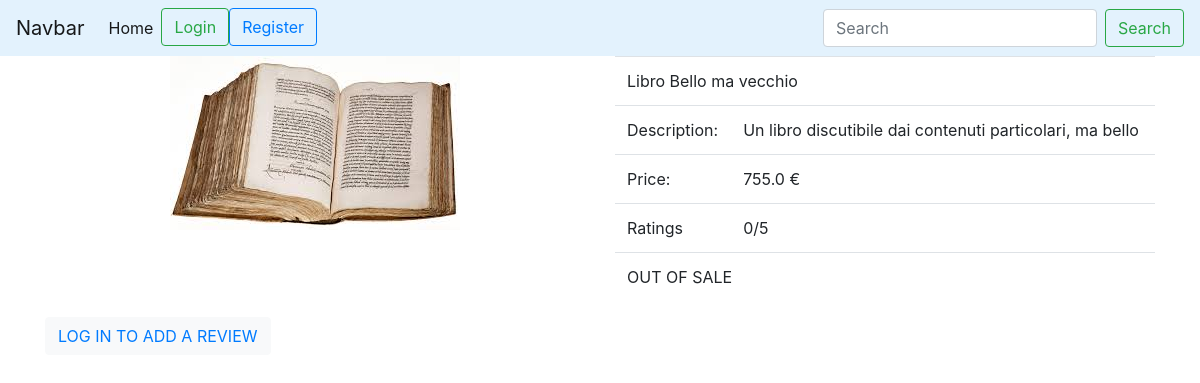
The app's page /product/management/1/detail, older data.
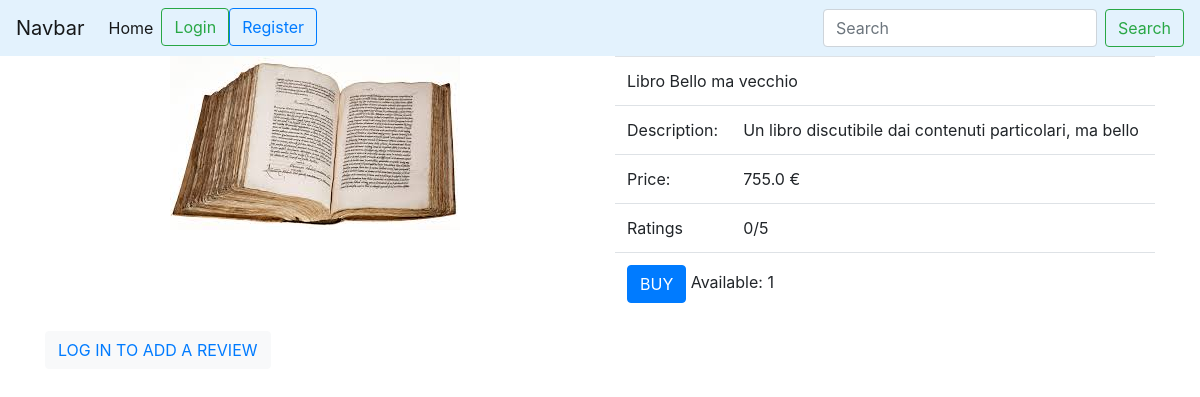
The same page, newer data.
### product_management/models.py (models this page shows)
class Product(models.Model):
    id = models.AutoField(primary_key=True)
    name = models.CharField(max_length=50)
    image = models.ImageField(upload_to='product_images/')
    price = models.FloatField(validators=[MinValueValidator(0.0001)])
    description = models.TextField(max_length=500)
    quantity = models.PositiveIntegerField(default=1)
    shipment = models.FloatField(default=0, validators=[MinValueValidator(0)])
    producer = models.ForeignKey(CustomUser, on_delete=models.CASCADE)
    category = models.ForeignKey(MyCategory,on_delete=models.PROTECT)

### product_management/views.py (the view)
# urls.py: path('management/<int:pk>/detail', views.ProductDetail.as_view(), name='product_detail'),
class ProductDetail(DetailView):
    model = Product
    template_name = 'product_setting/detail.html'
    def get_queryset(self, *args, **kwargs):
        return Product.objects.filter(id=self.kwargs['pk'])

### product_management/templates/product_setting/detail.html (shortened to what this page needs)
{% extends 'base.html' %}
{% load static %}
{% block content %}
    <div class="container">
    <div class="row">
        <div class="col">
            <div class="text-center">
             <img src="{{ product.image.url }}"  class="img-fluid" alt="user profile image" height="240">
            </div>
        </div>
        <div class="col">
                <table class="table table-unbordered">
                    <tr>
                        <td colspan="2"><bold> {{ product.name }}</bold> </td>
                    </tr>
                    <tr>
                        <td>Description: </td>
                        <td>{{ product.description }}</td>
                    </tr>
                    <tr>
                        <td>Price: </td>
                        <td>{{ product.price }} &euro;</td>
                    </tr>
                    <tr>
                        <td>Ratings</td>
                        <td id="product_ratings">0/5</td>
                    </tr>
                    <tr>
                        <td colspan="2">
                            {% if product.quantity == 0 %}
                                OUT OF SALE
                            {% else %}
                                <button class="btn btn-primary" data-toggle="modal" data-target="#BuyProduct">BUY</button>
                                Available: {{ product.quantity }}
                            {% endif %}
                        </td>
                    </tr>
                </table>
        </div>
    </div>
    <div class="row">
        <div class="col">
            {% if request.user.is_authenticated %}
                <button class="btn btn-warning" data-toggle="modal" data-target="#ReviewModal"> ADD REVIEW</button>
            {% else %}
                <button class="btn btn-light"><a href="{% url 'user_management:login' %}">LOG IN TO ADD A REVIEW</a></button>
            {% endif %}
        </div>
    </div>
{% endblock %}

Row changes from the older to the newer data that the page shows:
changed Product "Libro Bello ma vecchio": quantity (not shown) → "1"
Text that changed along with them:
text no longer shown: "OUT OF SALE"
text now shown: "BUY Available:"
